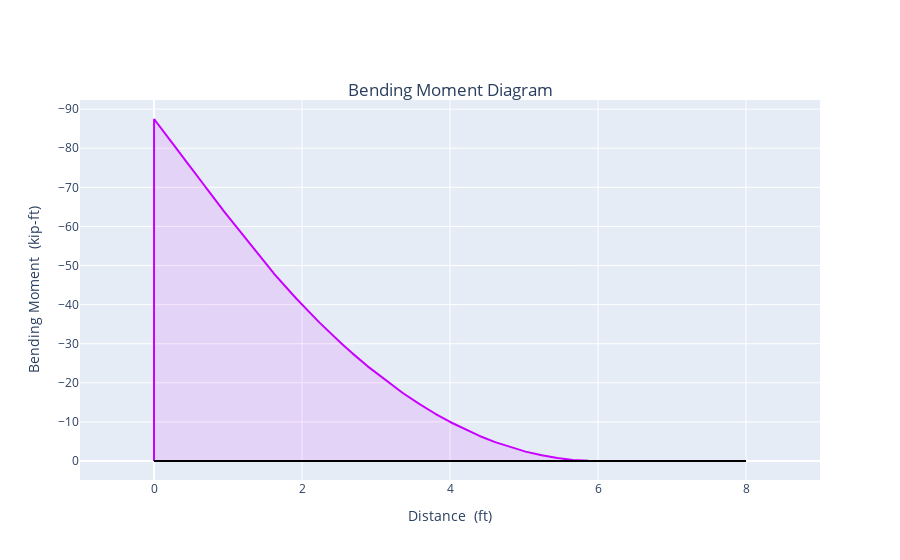

Notebook cell for this chart:
### Code cell
#Define the layout for Bending Moment Diagram
layout = go.Layout(
    title = {
            "text": "Bending Moment Diagram",
             "y":0.85,
             "x":0.5,
             "xanchor": "center",
             "yanchor": "top"
             }, 
    yaxis = dict(
        title = f"Bending Moment  ({MOMENT_UNIT})",
        autorange="reversed"
        ),
    xaxis = dict(
        title= f"Distance  ({DIST_UNIT})",
        range=[-1,span+1],
        ),
showlegend = False,
)

line = go.Scatter(
    x = X,
    y = -sum(bendingMoment),
    mode="lines",
    name="", ## not used. units tell the hoverlabel what this is already. Use if you want something behind the label
    hovertemplate= "%{y:.1f}" + f" {MOMENT_UNIT}", # Note: the .1f part does decimal precision
    fill="tonexty",
    line_color="rgba(200,0,255,1.0)", # rbga(red,green,blue,alpha) where 255 is max value for red,green,blue, and alpha 1 is solid, .1 is transparent
    fillcolor="rgba(200,0,255,0.1)",
)

axis = go.Scatter(
    x = [0,span],
    y = [0,0],
    mode="lines",
    line_color="black"
)

#Generate and view the Figure

fig = go.Figure(data=[line,axis],layout=layout)

# fig.update_layout(hoverlabel_align = "left") ## not sure what this does. Need to review Plotly documentation

py.offline.iplot(fig)

### Figure 1 — Plotly figure (JSON) as saved in the notebook; plotly's stock layout.template omitted (floating-point values rounded to 4 significant figures; data arrays with more than 128 entries replaced by an {"elided": "..."} marker saying what was removed)
{"data": [{"fill": "tonexty", "fillcolor": "rgba(200,0,255,0.1)", "hovertemplate": "%{y:.1f} kip-ft", "line": {"color": "rgba(200,0,255,1.0)"}, "mode": "lines", "name": "", "type": "scatter", "x": {"elided": "10001 float values"}, "y": {"elided": "10001 float values"}}, {"line": {"color": "black"}, "mode": "lines", "type": "scatter", "x": [0, 8], "y": [0, 0]}], "layout": {"showlegend": false, "title": {"text": "Bending Moment Diagram", "x": 0.5, "xanchor": "center", "y": 0.85, "yanchor": "top"}, "xaxis": {"range": [-1, 9], "title": {"text": "Distance  (ft)"}}, "yaxis": {"autorange": "reversed", "title": {"text": "Bending Moment  (kip-ft)"}}}}
